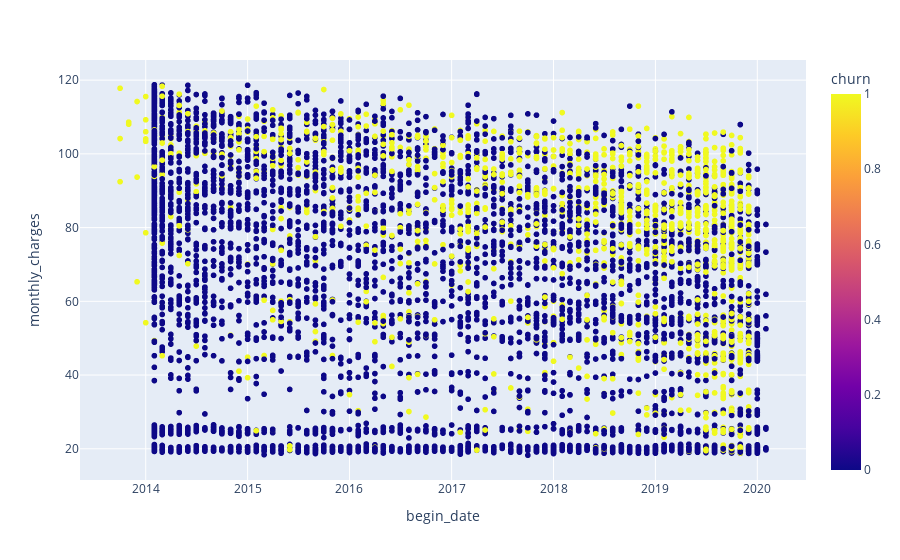

Source (notebook cell):
### Code cell
px.scatter(data, x='begin_date', y='monthly_charges', color='churn')

### Figure 1 — Plotly figure (JSON) as saved in the notebook; plotly's stock layout.template omitted (floating-point values rounded to 4 significant figures; data arrays with more than 128 entries replaced by an {"elided": "..."} marker saying what was removed)
{"data": [{"hovertemplate": "begin_date=%{x}<br>monthly_charges=%{y}<br>churn=%{marker.color}<extra></extra>", "legendgroup": "", "marker": {"color": {"elided": "7043 int values"}, "coloraxis": "coloraxis", "symbol": "circle"}, "mode": "markers", "name": "", "showlegend": false, "type": "scattergl", "x": {"elided": "7043 str values"}, "xaxis": "x", "y": {"elided": "7043 float values"}, "yaxis": "y"}], "layout": {"coloraxis": {"colorbar": {"title": {"text": "churn"}}, "colorscale": [[0, "#0d0887"], [0.1111, "#46039f"], [0.2222, "#7201a8"], [0.3333, "#9c179e"], [0.4444, "#bd3786"], [0.5556, "#d8576b"], [0.6667, "#ed7953"], [0.7778, "#fb9f3a"], [0.8889, "#fdca26"], [1, "#f0f921"]]}, "legend": {"tracegroupgap": 0}, "margin": {"t": 60}, "xaxis": {"anchor": "y", "domain": [0, 1], "title": {"text": "begin_date"}}, "yaxis": {"anchor": "x", "domain": [0, 1], "title": {"text": "monthly_charges"}}}}
